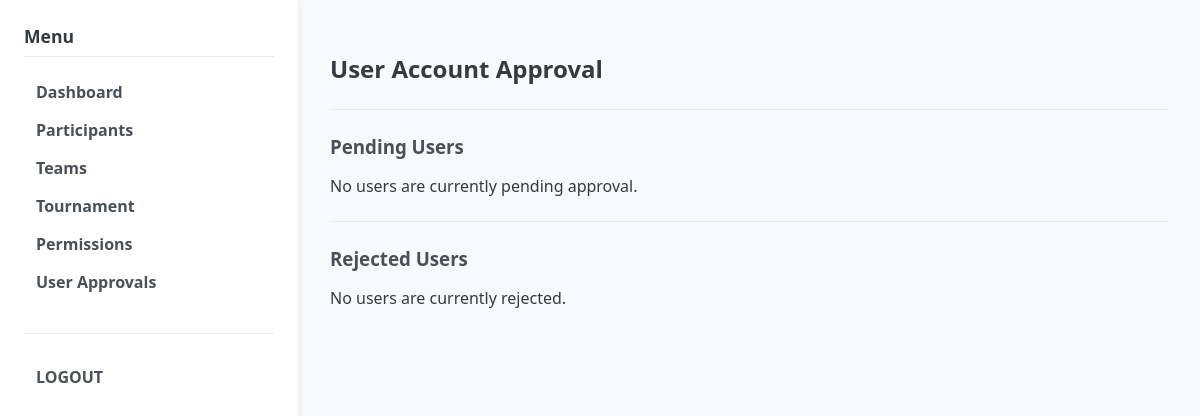
The page /admin/user_approvals (signed in) on the database as committed earlier.
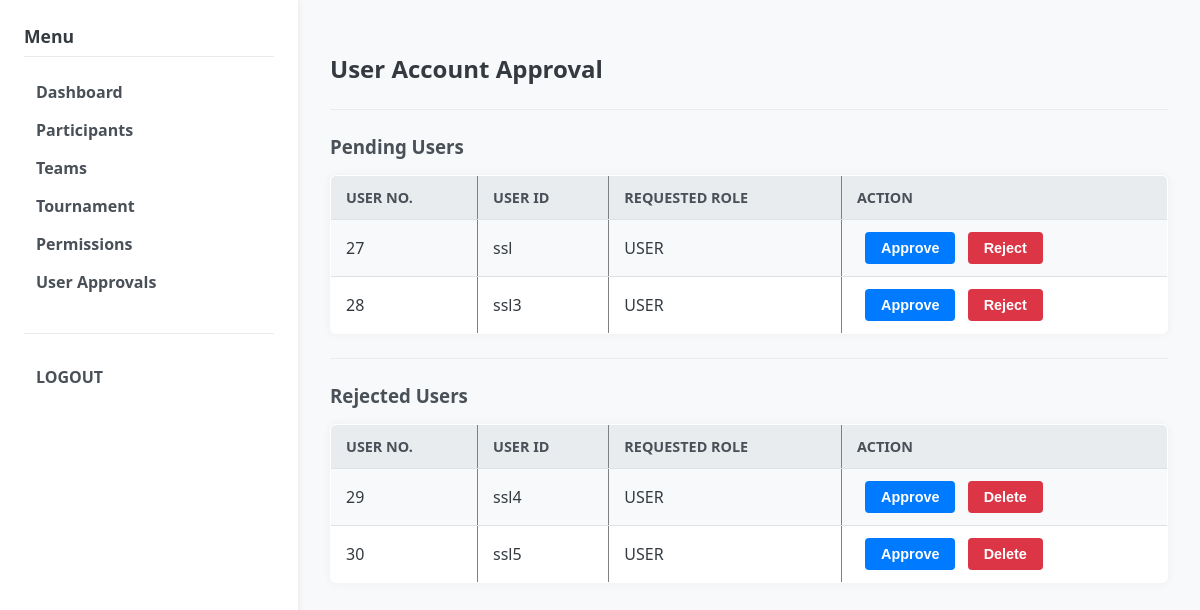
The same page on the database as committed later.
### models.py (models this page shows)
class User(db.Model):
    __tablename__ = "users"
    id = db.Column(db.Integer, primary_key=True)
    username = db.Column(db.String(64), unique=True, nullable=False)
    password_hash = db.Column(db.String(128), nullable=False)
    role = db.Column(db.String(50), default="USER")  # USER, ADMIN
    approval_status = db.Column(db.String(16), default="PENDING") # PENDING, APPROVED, REJECTED
    student_id = db.Column(db.String(20))      # 학번
    real_name = db.Column(db.String(64))       # 이름
    summoner_riot_id = db.Column(db.String(64))  # "닉네임#태그" 형식 (예: Clyde00#KR1)
    puuid = db.Column(db.String(128))
    tier = db.Column(db.String(32))
    solo_tier = db.Column(db.String(32))  # 예: "PLATINUM IV"
    flex_tier = db.Column(db.String(32))  # 예: "GOLD III"
    actual_score = db.Column(db.Integer)  # 관리자 입력 실제 점수
    primary_role = db.Column(db.String(16))
    secondary_role1 = db.Column(db.String(16))
    secondary_role2 = db.Column(db.String(16))
    created_at = db.Column(db.DateTime, default=datetime.utcnow)
    participants = db.relationship("Participant", back_populates="user")

### app.py (the view)
@app.route("/admin/user_approvals")
@login_required(role="ADMIN")
def admin_user_approvals():
    pending_users = User.query.filter_by(approval_status="PENDING").all()
    rejected_users = User.query.filter_by(approval_status="REJECTED").all()
    return render_template("admin/user_approvals.html",
                           pending_users=pending_users,
                           rejected_users=rejected_users) # 템플릿에 전달

### app.py (called while the page is built)
def current_user():
    user_id = session.get("user_id")
    if not user_id:
        return None
    user = User.query.get(user_id)
    return user

def login_required(role=None):
    def decorator(fn):
        from functools import wraps
        @wraps(fn)
        def wrapper(*args, **kwargs):
            user = current_user()
            active_role = session.get("role")
            if not user or not active_role:
                return redirect(url_for("login_page"))
            if role and active_role != role:
                flash("Permission denied. You are logged in as " + active_role + ".")
                return redirect(url_for("login_page"))
            return fn(*args, **kwargs)
        return wrapper
    return decorator

@app.context_processor
def inject_helpers():
    return dict(
        calculate_estimated_score=calculate_estimated_score,
        get_user_score=get_user_score,
        get_member_weighted_score=get_member_weighted_score,
    )

### templates/admin/user_approvals.html
{% extends "base.html" %}
{% block content %}
<h2>User Account Approval</h2>
<hr>
<h3>Pending Users</h3>
{% if pending_users | length > 0 %}
<table border="1" cellpadding="5">
    <tr>
        <th>User No.</th>
        <th>User ID</th>
        <th>Requested Role</th>
        <th>Action</th>
    </tr>
    {% for u in pending_users %}
    <tr>
        <td>{{ u.id }}</td>
        <td>{{ u.username }}</td>
        <td>{{ u.role }}</td>
        <td>
            <form method="POST" action="{{ url_for('admin_handle_user_approval', user_id=u.id, action='approve') }}" style="display:inline;">
                <button type="submit">Approve</button>
            </form>
            <form method="POST" action="{{ url_for('admin_handle_user_approval', user_id=u.id, action='reject') }}" style="display:inline;">
                <button type="submit" class="btn-reject">Reject</button>
            </form>
        </td>
    </tr>
    {% endfor %}
</table>
{% else %}
<p>No users are currently pending approval.</p>
{% endif %}
<hr>
<h3>Rejected Users</h3>
{% if rejected_users | length > 0 %}
<table border="1" cellpadding="5">
    <tr>
        <th>User No.</th>
        <th>User ID</th>
        <th>Requested Role</th>
        <th>Action</th>
    </tr>
    {% for u in rejected_users %}
    <tr>
        <td>{{ u.id }}</td>
        <td>{{ u.username }}</td>
        <td>{{ u.role }}</td>
        <td>
            <form method="POST" action="{{ url_for('admin_handle_user_approval', user_id=u.id, action='approve') }}" style="display:inline;">
                <button type="submit">Approve</button>
            </form>
            <form method="POST" action="{{ url_for('admin_handle_user_approval', user_id=u.id, action='delete') }}" style="display:inline;">
                <button type="submit" class="btn-delete">Delete</button>
            </form>
        </td>
    </tr>
    {% endfor %}
</table>
{% else %}
<p>No users are currently rejected.</p>
{% endif %}
{% endblock %}

### templates/base.html (shortened to what this page needs)
<!DOCTYPE html>
<html lang="en">
<head>
    <link rel="stylesheet" href="{{ url_for('static', filename='css/style.css') }}">
</head>
<body>
<div class="page-container">
    <nav>
        {% if session.get('role') == "USER" %}
            <h4>Menu</h4>
            <ul>
                <li><a href="{{ url_for('user_dashboard') }}">Dashboard</a></li>
                <li><a href="{{ url_for('user_profile') }}">Profile</a></li>
                <li><a href="{{ url_for('user_apply') }}">Apply</a></li>
                <li><a href="{{ url_for('user_team') }}">Team</a></li>
                <li><a href="{{ url_for('user_matches') }}">Matches</a></li>
                <li><a href="{{ url_for('user_tournament_status') }}">Tournament Status</a></li>
            </ul>
        {% elif session.get('role') == "ADMIN" %}
            <h4>Menu</h4>
            <ul>
                <li><a href="{{ url_for('admin_dashboard') }}">Dashboard</a></li>
                <li><a href="{{ url_for('admin_participants') }}">Participants</a></li>
                <li><a href="{{ url_for('admin_teams') }}">Teams</a></li>
                <li><a href="{{ url_for('admin_tournament') }}">Tournament</a></li>
                <li><a href="{{ url_for('admin_permissions') }}">Permissions</a></li>
                <li><a href="{{ url_for('admin_user_approvals') }}">User Approvals</a></li>
            </ul>
        {% endif %}
        <hr>
        {% if session.get('user_id') %}
        <ul>
            <li><a href="{{ url_for('logout') }}" class="logout-link">LOGOUT</a></li>
        </ul>
        {% endif %}
    </nav>
    <main>
        {% block content %}{% endblock %}
    </main>
</div>
</body>
</html>

### static/css/style.css (style rules this page uses)
body { font-family: 'Segoe UI', Tahoma, Geneva, Verdana, sans-serif; margin: 0; padding: 0; background-color: #f8f9fa; color: #343a40; }
h3 { color: #495057; margin-top: 0.5rem; margin-bottom: 1rem; }
h3 { color: #495057; margin-top: 1.5rem; margin-bottom: 1rem; }
hr { border: none; border-top: 1px solid #e9ecef; margin: 1.5rem 0; }
.page-container { display: flex; min-height: 100vh; }
nav { width: 250px; background-color: #ffffff; box-shadow: 2px 0 5px rgba(0, 0, 0, 0.05); padding: 1.5rem; flex-shrink: 0; }
main { flex: 1; padding: 2rem; }
nav h4 { color: #343a40; margin-top: 0; margin-bottom: 1rem; font-size: 1.1rem; border-bottom: 1px solid #e9ecef; padding-bottom: 0.5rem; }
nav ul { list-style: none; padding: 0; margin-bottom: 2rem; }
nav ul li a { display: block; padding: 0.5rem 0.75rem; text-decoration: none; color: #495057; border-radius: 4px; transition: background-color 0.2s, color 0.2s; font-weight: 600; }
nav a.logout-link { color: #495057; font-weight: 600; }
button, input[type="submit"] { background-color: #007bff; color: white; padding: 0.75rem 1.5rem; border: none; border-radius: 4px; cursor: pointer; font-weight: 600; transition: background-color 0.2s; }
button[formaction*="reject"], button[formaction*="delete"], button.btn-reject, button.btn-delete { background-color: #dc3545; }
form[style*="display:inline"] button { padding: 0.5rem 1rem; font-size: 0.9rem; margin-left: 0.5rem; }
table { width: 100%; border-collapse: collapse; margin-bottom: 1.5rem; background-color: #ffffff; box-shadow: 0 0 10px rgba(0, 0, 0, 0.05); border-radius: 6px; overflow: hidden; }
table th, table td { padding: 12px 15px; text-align: left; border-bottom: 1px solid #dee2e6; }
table th { background-color: #e9ecef; color: #495057; font-weight: 600; text-transform: uppercase; font-size: 0.9rem; }
table tr:last-child td { border-bottom: none; }
table tr:nth-child(even) { background-color: #f8f9fa; }

Rows that differ between the two databases and show on the page:
added User: id "27", username "ssl", role "USER", shown under "Pending Users"
added User: id "28", username "ssl3", role "USER", shown under "Pending Users"
added User: id "29", username "ssl4", role "USER", shown under "Rejected Users"
added User: id "30", username "ssl5", role "USER", shown under "Rejected Users"
Other text that changed with them:
text no longer shown: "No users are currently pending approval. No users are currently rejected."
text now shown: "USER NO. USER ID REQUESTED ROLE ACTION USER NO. USER ID REQUESTED ROLE ACTION"
